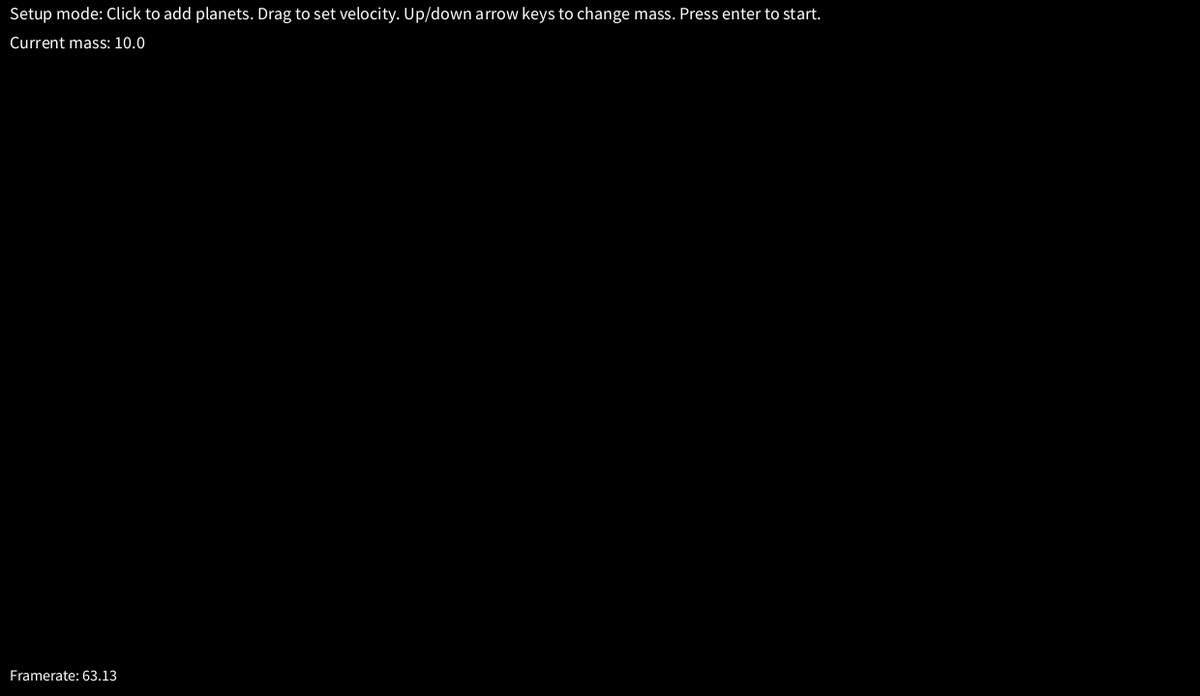
Frame 1 (no input)
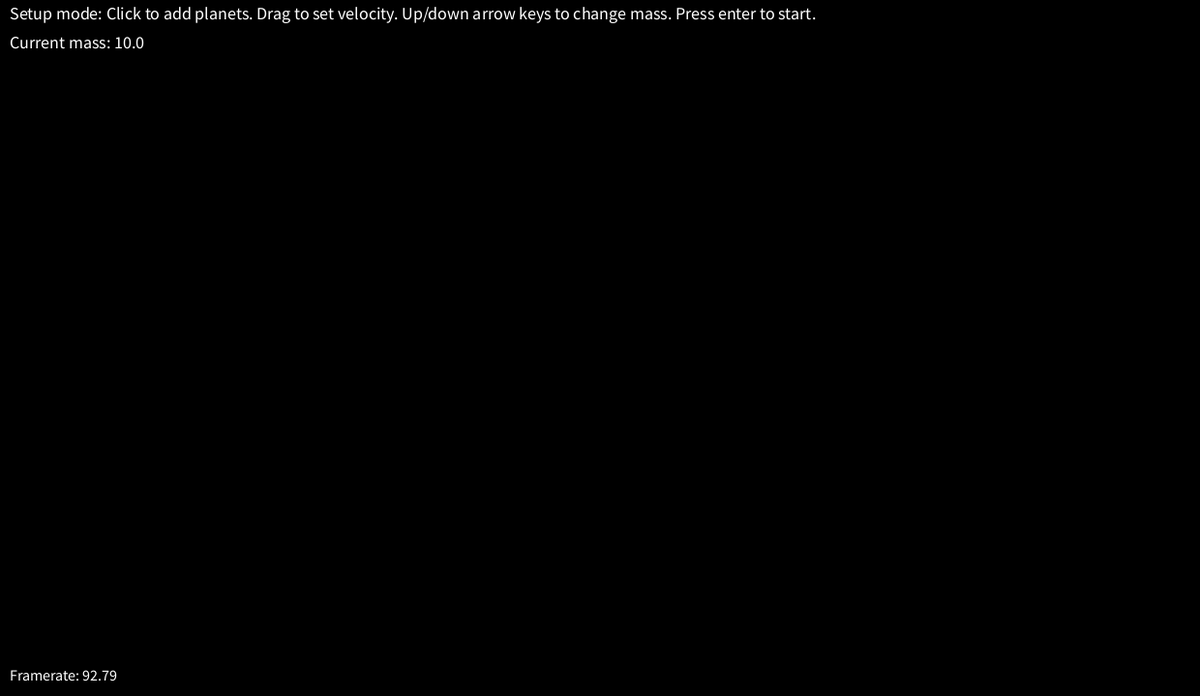
Frame 60 (the mouse pressed at the canvas centre just before this capture)
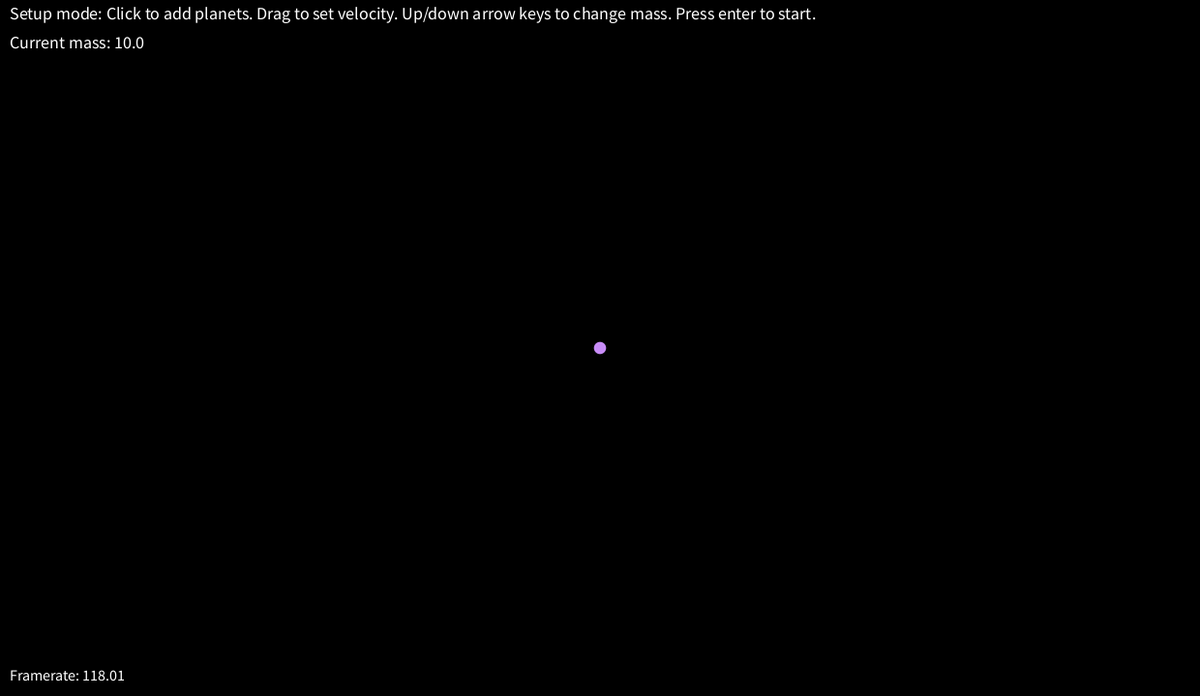
Frame 120 (the mouse held since frame 60 and released just before this capture)

The Processing sketch that drew these frames (run headless with seeded random() and noise(); from frame 60 on, the mouse is pressed at the canvas centre):

// Processing sketch: Gravity
// ── Gravity.pde
// Physical constants
final int SETUP = 0;
final int SIM = 1;
int mode = SETUP;

ArrayList<Planet> planets;

float currentMass = 10;

float DT = 0.05; // time step (frames per update)

final float G_SIM = 100000;

Planet selected = null;
boolean draggingVelocity = false;

void setup() {
  size(1240, 720);
  frameRate(120);
  planets = new ArrayList<>();
}

void draw() {
  background(0);

  if (mode == SETUP) {
    drawSetupMode();
  } else if (mode == SIM) {
    runSimulation();
  }

  // Top text information
  fill(255);
  textSize(16);
  // Display framerate
  text("Framerate: " + nf(frameRate, 0, 2), 10, height - 16);
}

void drawSetupMode() {
  fill(255);
  textSize(18);
  text("Setup mode: Click to add planets. Drag to set velocity. Up/down arrow keys to change mass. Press enter to start.", 10, 20);

  // Draw current mass indicator
  text("Current mass: " + nf(currentMass, 1, 1), 10, 50);

  // Draw all planets
  for (Planet p : planets) {
    p.display();

    // If dragging velocity of this planet, draw preview arrow
    if (p == selected && draggingVelocity) {
      stroke(255, 150, 0);
      strokeWeight(2);
      line(p.position.x, p.position.y, mouseX, mouseY);
    }
  }
}

void runSimulation() {
  for (Planet p : planets) {
    p.acc.set(0, 0);
  }

  for (int i = 0; i < planets.size(); i++) {
    Planet a = planets.get(i);
    for (int j = i + 1; j < planets.size(); j++) {
      Planet b = planets.get(j);

      PVector r = PVector.sub(b.position, a.position);
      float distSq = max(r.magSq(), 25);  // avoid singularity
      float force = G_SIM / distSq;

      PVector dir = r.copy().normalize();

      // Acceleration = F/m
      a.applyAcceleration(PVector.mult(dir, force / a.mass));
      b.applyAcceleration(PVector.mult(dir, -force / b.mass));
    }
  }

  for (Planet p : planets) {
    p.leapfrogUpdate(DT);
  }

  for (Planet p : planets) {
    p.acc.set(0, 0);
  }
  for (int i = 0; i < planets.size(); i++) {
    Planet a = planets.get(i);
    for (int j = i + 1; j < planets.size(); j++) {
      Planet b = planets.get(j);

      PVector r = PVector.sub(b.position, a.position);
      float distSq = max(r.magSq(), 25);
      float force = G_SIM / distSq;

      PVector dir = r.copy().normalize();

      a.applyAcceleration(PVector.mult(dir, force / a.mass));
      b.applyAcceleration(PVector.mult(dir, -force / b.mass));
    }
  }

  for (Planet p : planets) {
    p.finishVelocityUpdate(DT);
    p.display();
  }

  fill(255);
  text("Simulation: Press R to restart.", 10, 20);
}


void drawArrow(PVector base, PVector vec, float arrowSize) {
  line(base.x, base.y, base.x + vec.x, base.y + vec.y);

  // Draw arrowhead
  pushMatrix();
  translate(base.x + vec.x, base.y + vec.y);
  float angle = atan2(vec.y, vec.x);
  rotate(angle);
  line(0, 0, -arrowSize, arrowSize / 2);
  line(0, 0, -arrowSize, -arrowSize / 2);
  popMatrix();
}

void mousePressed() {
  if (mode == SETUP) {

    // Check if clicking an existing planet
    for (Planet p : planets) {
      if (p.isMouseOver()) {
        selected = p;
        draggingVelocity = true;
        return;
      }
    }

    // Otherwise create a new planet
    planets.add(new Planet(new PVector(mouseX, mouseY), currentMass));
  }
}

void mouseReleased() {
  if (draggingVelocity && selected != null) {
    // Apply the velocity to the planet
    selected.velocity = selected.velocityPreview.copy().mult(0.035);
    draggingVelocity = false;
    selected = null;
  }
}

void mouseDragged() {
  if (mode == SETUP && selected != null) {
    // Update the preview vector while dragging
    selected.velocityPreview = PVector.sub(new PVector(mouseX, mouseY), selected.position);
  }
}

void keyPressed() {
  if (mode == SETUP) {
    if (keyCode == UP) currentMass += 10;

    if (keyCode == DOWN) currentMass = max(10, currentMass - 10);

    if (keyCode == ENTER) {
      mode = SIM;
    }
  }

  // Restart
  if (mode == SIM && key == 'r') {
    planets.clear();
    mode = SETUP;
  }
}

// ── Planet.pde
class Planet {
  PVector position, velocity, acc;
  float mass;
  color c;
  
  // Store the velocity arrow for preview
  PVector velocityPreview;
  ArrayList<PVector> trail; // Store previous positions

  Planet(PVector p, float m) {
    position = p.copy();
    velocity = new PVector(0, 0);
    acc = new PVector(0, 0);
    mass = m;
    c = color(random(100,255), random(100,255), random(100,255));
    
    velocityPreview = new PVector(0, 0);
    trail = new ArrayList<PVector>();
  }

  void applyAcceleration(PVector a) {
    acc.add(a);
  }

  void leapfrogUpdate(float dt) {
    velocity.add(PVector.mult(acc, 0.5 * dt));

    position.add(PVector.mult(velocity, dt));

    // Save trail
    if (mode == SIM) {
      trail.add(position.copy());
      if (trail.size() > 300) trail.remove(0);
    }
  }
  
  void finishVelocityUpdate(float dt) {
    // Step 4: complete the second half of velocity update
    velocity.add(PVector.mult(acc, 0.5 * dt));
  }

  void update() {
    velocity.add(acc);
    position.add(velocity);
    acc.mult(0);
    
    // Add current position to trail
    if (frameCount % 10 == 0) {
      trail.add(position.copy());
    }
  
    if (trail.size() > 500) {
      trail.remove(0);
    }
  }

  void display() {
    // Draw trail
    noFill();
    stroke(c, 150); // semi-transparent trail
    strokeWeight(2);
    for (int i = 1; i < trail.size(); i++) {
      PVector prev = trail.get(i-1);
      PVector curr = trail.get(i);
      line(prev.x, prev.y, curr.x, curr.y);
    }
  
    // Draw planet
    fill(c);
    noStroke();
    circle(position.x, position.y, sqrt(mass) * 2 * 2);
  
    // Draw velocity preview
    if (velocityPreview.mag() > 0 && mode == SETUP) {
      stroke(255, 150, 0);
      strokeWeight(2);
      drawArrow(position, velocityPreview, 10);
    }
  }


  boolean isMouseOver() {
    return dist(mouseX, mouseY, position.x, position.y) < sqrt(mass) * 2;
  }
}
